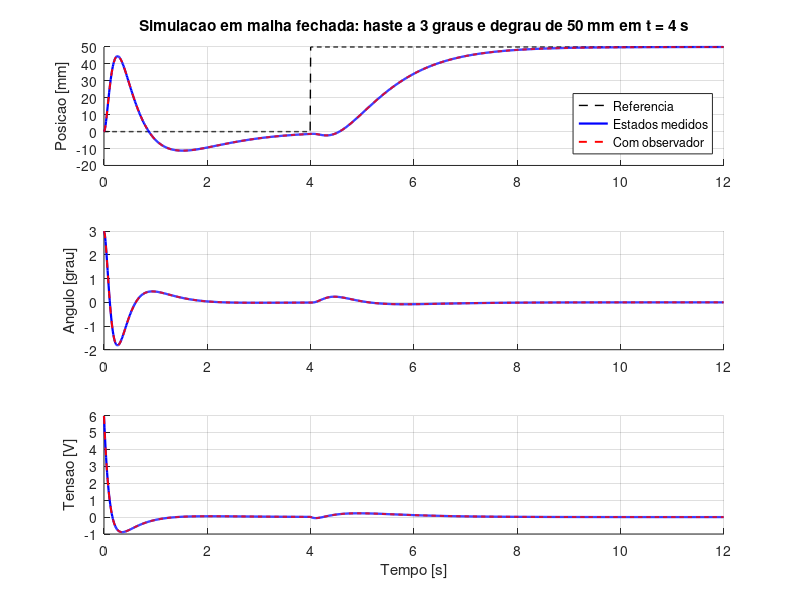

MATLAB code to generate this figure:
% Malha fechada, Secoes 4.5 e 4.6 do TCC.
clc; clear; pkg load control

% Parametros medidos na bancada, Tabela 2 do TCC.
m = 0.178; % massa da haste [kg]
L = 0.41261; % articulacao ate o centro de gravidade [m]
I = 0.00382; % inercia da haste em relacao ao centro de gravidade [kg.m2]
g = 9.81; % gravidade [m/s2]
Me = 0.7071; % massa efetiva do carro [kg]
alfa = 1.239; % ganho do acionamento [N/V]
beta = 9.670; % amortecimento eletromagnetico [N.s/m]
Ts = 0.010; % periodo de amostragem [s]
Vsat = 12; % saturacao da tensao [V]

% Modelo linearizado da equacao (2.32). Delta e o determinante da matriz de
% massa; a terceira coluna de A e nula porque nada restaura a posicao do carro.
mL = m*L;
Ip = I + m*L^2;
Delta = (Me + m)*I + Me*m*L^2;

A = [ 0                    1   0   0
      (Me+m)*m*g*L/Delta   0   0   mL*beta/Delta
      0                    0   0   1
     -mL*m*g*L/Delta       0   0  -Ip*beta/Delta ];

BF = [0; -mL/Delta;    0;  Ip/Delta];   % forca no carro [N]; sinais opostos
BT = [0; (Me+m)/Delta; 0; -mL/Delta];   % torque na haste [N.m]
B  = alfa*BF;                           % tensao [V]
C  = [1 0 0 0; 0 0 1 0];                % os dois encoders
D  = [0; 0];

% Discretizacao exata com segurador de ordem zero. O c2d calcula por dentro a
% exponencial da matriz aumentada; a formula Bd = A\(Ad - I)B nao serviria,
% porque A tem autovalor nulo e nao e inversivel.
sysd = c2d(ss(A, B, C, D), Ts, 'zoh');
Ad = sysd.a;
Bd = sysd.b;

% Integrador do erro de posicao como quinto estado. No discreto a soma
% acumulada equivale a regra retangular.
Cx  = [0 0 1 0];
Aa  = [A, zeros(4,1); -Cx, 0];
B2  = [B; 0];
B1  = [1.0*BF, 0.05*BT; 0, 0]; % forca de 1 N e torque de 0,05 N.m

% Saidas de desempenho normalizadas pelo maior valor admitido de cada uma.
w   = [0.10, 0.05, 0.05, 1.0]; % theta [rad], x [m], xi [m.s], u [V]
C1  = [1/w(1) 0 0 0 0
       0 0 1/w(2) 0 0
       0 0 0 0 1/w(3)
       0 0 0 0 0];
D12 = [0; 0; 0; 1/w(4)];
R   = D12'*D12;

% Sintese. Resolve Aa'X + XAa + C1'C1 + X(B1B1'/gam^2 - B2 R^-1 B2')X = 0 pelo
% subespaco estavel da Hamiltoniana. Os 80 primeiros passos sao a bissecao que
% acha o menor gamma; o passo 81 refaz a conta com o gamma adotado, 2 gmin.
lo = 1e-3;  hi = 1e3;  n = 5;
for passo = 1:81
  if passo <= 80
    gam = sqrt(lo*hi);
  else
    gmin = hi;  gam = 2*gmin;
  end

  Rt = B1*B1'/gam^2 - B2*(R\B2');
  H  = [Aa, Rt; -C1'*C1, -Aa'];
  [V_, E_] = eig(H);
  e_ = diag(E_);
  ok = false;  X = [];  Ka = [];
  if all(abs(real(e_)) >= 1e-8)             % nada no eixo imaginario
    sel = real(e_) < 0;
    if nnz(sel) == n
      V1 = V_(1:n, sel);  V2 = V_(n+1:end, sel);
      if rcond(V1) >= 1e-12
        X = real(V2/V1);  X = (X + X')/2;
        if min(eig(X)) >= -1e-9             % solucao semidefinida positiva
          Ka = R\(B2'*X);
          ok = max(real(eig(Aa - B2*Ka))) < 0;
        end
      end
    end
  end

  if passo <= 80
    if ok, hi = gam; else, lo = gam; end
  end
end
K  = Ka(1:4);
kI = -Ka(5);

% Observador. Polos do erro de estimacao bem a esquerda dos de malha fechada,
% com o limite dado pela amplificacao do ruido de medicao.
% Polos escolhidos pela varredura experimental da Secao 5.6 do TCC.
polos = [-55 -58 -61 -64];
Ke = place(Ad', C', exp(polos(:)*Ts))';

% Simulacao discreta. Haste partindo de 3 graus e degrau de 50 mm na referencia
% em t = 4 s. Roda duas vezes: estados medidos e observador. A integracao e
% condicional, ou seja, para enquanto a tensao esta saturada no sentido que
% pioraria o erro.
N  = 1200;  tr = 4;
r  = zeros(N,1);  r(round(tr/Ts)+1:end) = 0.050;
x0 = [3*pi/180; 0; 0; 0];

for caso = 0:1
  x = x0(:);  xh = [x0(1); 0; x0(3); 0];  xi = 0;
  t_ = (0:N-1)'*Ts;  xs = zeros(N,4);  vs = zeros(N,1);
  for k = 1:N
    xs(k,:) = x';
    if caso, xu = xh; else, xu = x; end
    vc = -Ka*[xu; xi];
    v  = max(-Vsat, min(Vsat, vc));
    vs(k) = v;
    e = r(k) - x(3);
    if !((v != vc) && (sign(-Ka(5)*e) == sign(vc)))
      xi = xi + Ts*e;
    end
    xh = Ad*xh + Bd*v + Ke*(C*x - C*xh);
    x  = Ad*x + Bd*v;
  end
  if caso == 0, sm.t = t_; sm.x = xs; sm.v = vs; else, so.t = t_; so.x = xs; so.v = vs; end
end

for caso = 0:1
  if caso, s = so; rot = 'observador'; else, s = sm; rot = 'estados medidos'; end
  th = s.x(:,1)*180/pi;  xc = s.x(:,3)*1000;
  ini = s.t < tr;  deg = s.t >= tr;  td = s.t(deg);
  i = find(abs(th(ini)) > 0.1, 1, 'last');
  j = find(abs(xc(deg) - 50) > 1.0, 1, 'last');
  printf('\n%s\n', rot);
  printf('   tensao maxima        : %.1f V\n', max(abs(s.v)));
  printf('   angulo abaixo de 0,1 : %.1f s\n', s.t(i));
  printf('   inclinacao no degrau : %.2f graus\n', max(abs(th(deg))));
  printf('   acomodacao do degrau : %.1f s\n', td(j) - tr);
  printf('   erro final           : %.2f mm\n', xc(end) - 50);
end

M = [sm.t, sm.x(:,1)*180/pi, sm.x(:,3)*1000, sm.v, ...
     so.x(:,1)*180/pi, so.x(:,3)*1000, so.v, r*1000];
% Figura da simulacao, com os estados supostos medidos e com o observador.
tt = sm.t;
fg = figure();
subplot(3,1,1);  hold on;
plot(tt, r*1000, 'k--', 'linewidth', 1.0);
plot(tt, sm.x(:,3)*1000, 'b-', 'linewidth', 1.6);
plot(tt, so.x(:,3)*1000, 'r--', 'linewidth', 1.4);
hold off;  grid on;  ylabel('Posicao [mm]');
legend('Referencia', 'Estados medidos', 'Com observador', 'location', 'southeast');
title('Simulacao em malha fechada: haste a 3 graus e degrau de 50 mm em t = 4 s');
subplot(3,1,2);  hold on;
plot(tt, sm.x(:,1)*180/pi, 'b-', 'linewidth', 1.6);
plot(tt, so.x(:,1)*180/pi, 'r--', 'linewidth', 1.4);
hold off;  grid on;  ylabel('Angulo [grau]');
subplot(3,1,3);  hold on;
plot(tt, sm.v, 'b-', 'linewidth', 1.6);
plot(tt, so.v, 'r--', 'linewidth', 1.4);
hold off;  grid on;  ylabel('Tensao [V]');  xlabel('Tempo [s]');

% A figura tambem e gravada em PNG, na pasta figuras ao lado desta rotina.
PASTA = fileparts(mfilename('fullpath'));
if isempty(PASTA), PASTA = pwd; end
FIGURAS = fullfile(PASTA, 'figuras');
if ~exist(FIGURAS, 'dir'), mkdir(FIGURAS); end
cd(FIGURAS);   % o print grava pelo nome curto: o Ghostscript nao aceita
               % o acento de 'Area de Trabalho' no caminho completo
print(fg, 'f_simulacao.png', '-dpng', '-S1000,750');
printf('\n  imagem gravada em %s\n\n', fullfile(FIGURAS, 'f_simulacao.png'));
cd(PASTA);     % volta para a pasta da rotina
